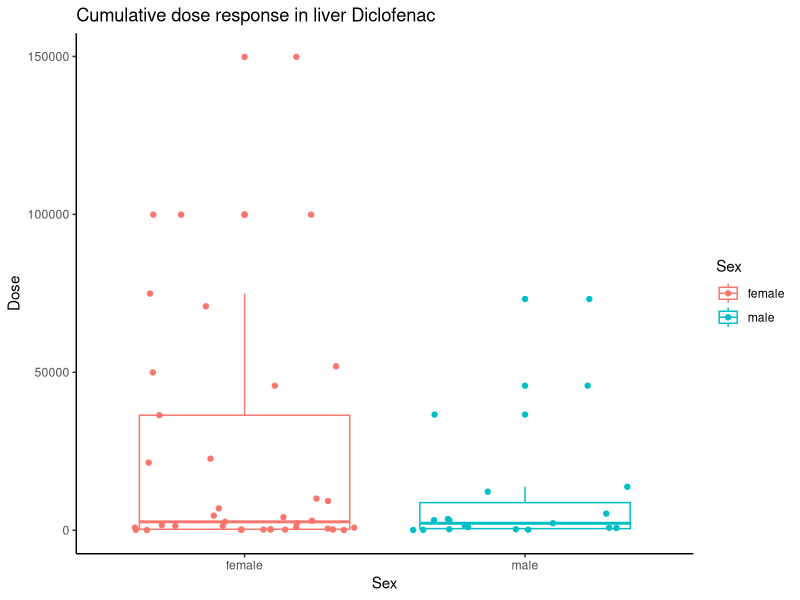
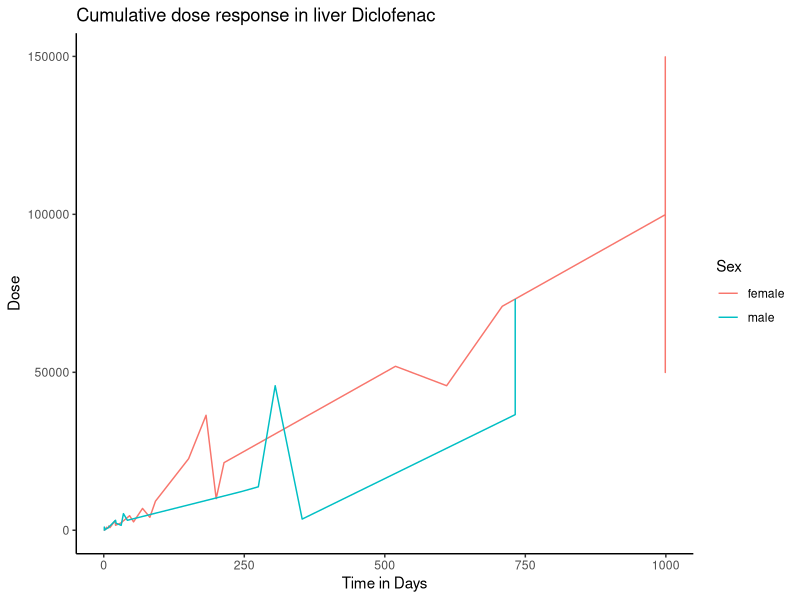
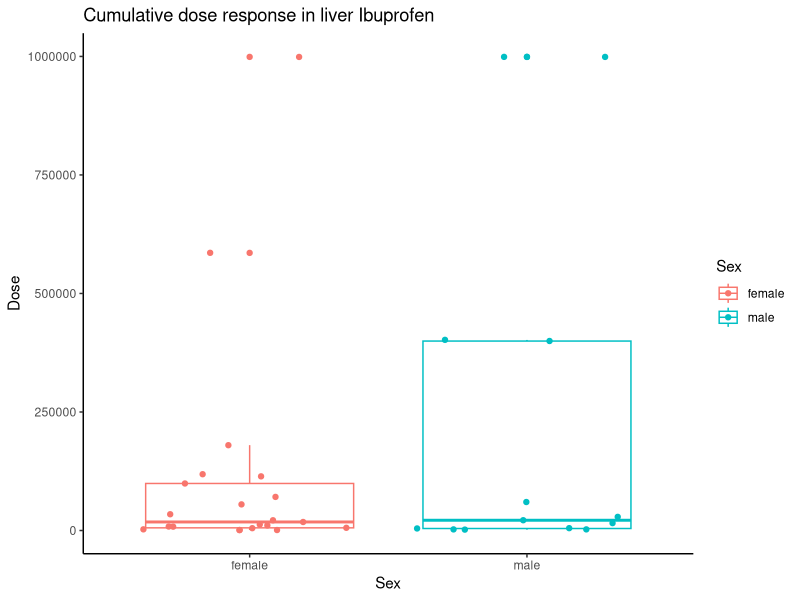
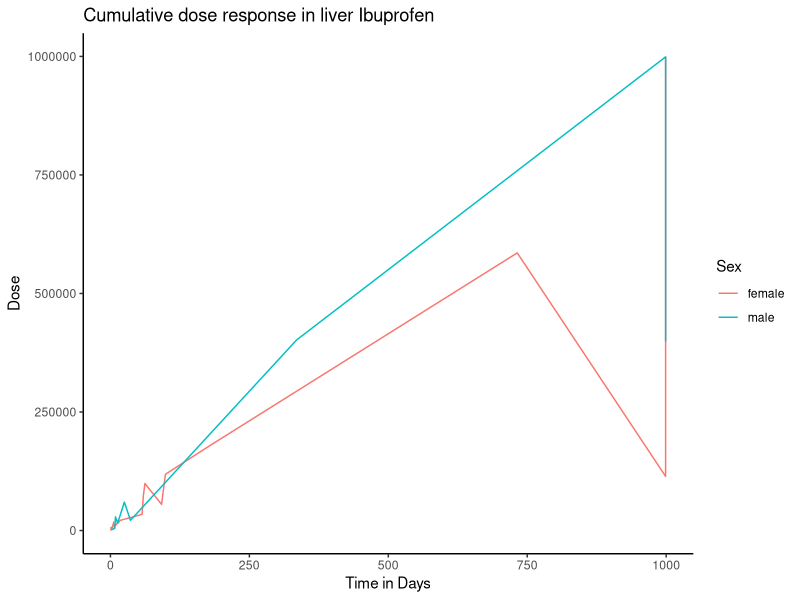
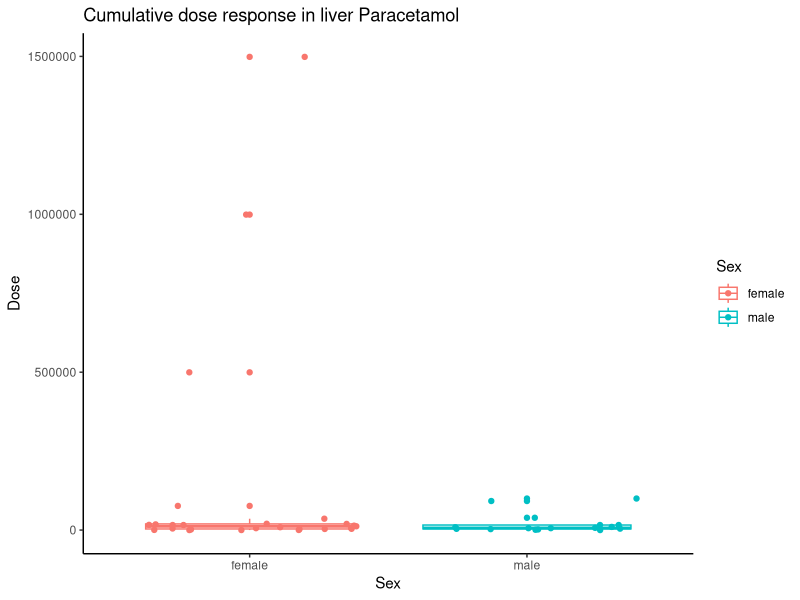
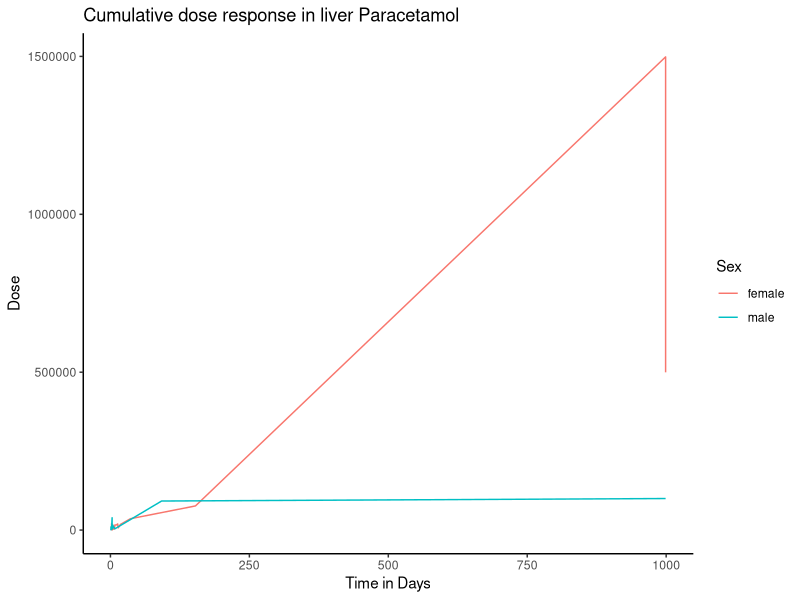
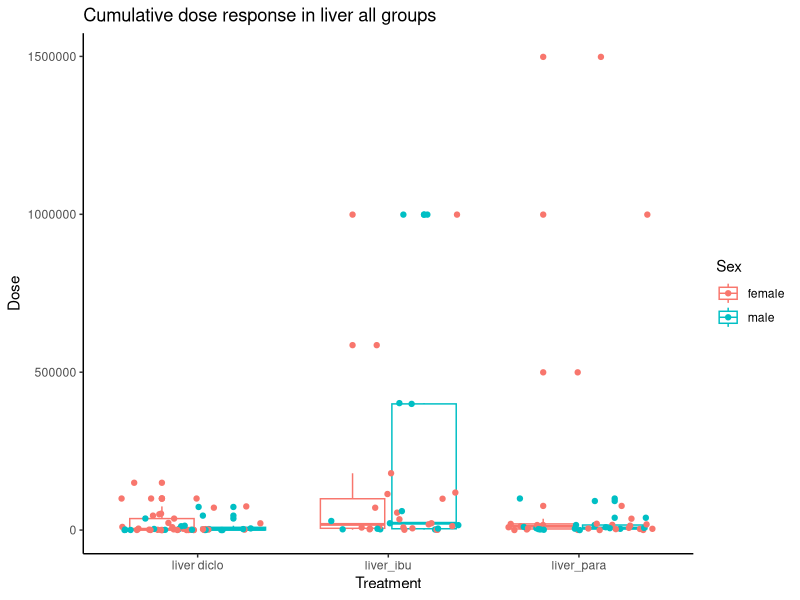
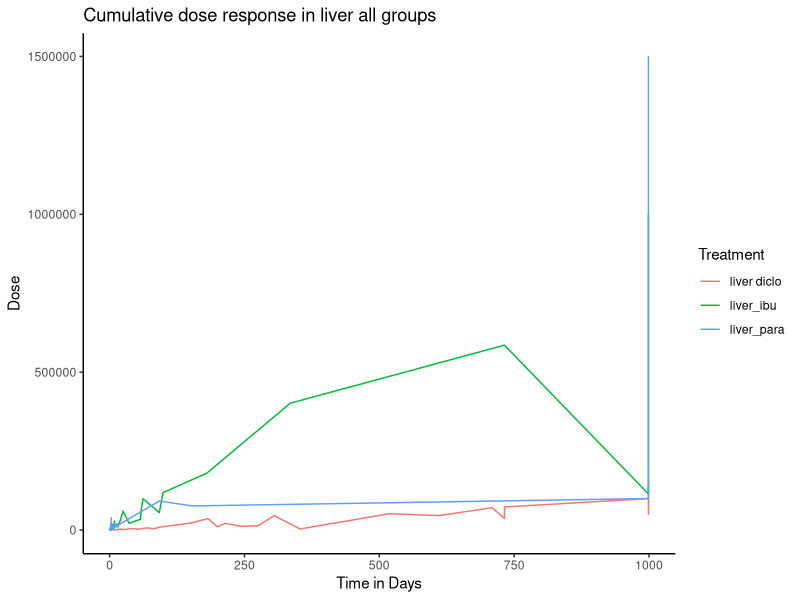

R code for these plots, in order:
## ---- chunk 1
knitr::opts_chunk$set(echo = TRUE)
## ---- chunk 2
library(tidyverse)
library(readxl)
## ---- chunk 3
liver_diclo_dosesexdata <- read_excel("data_19June/Zusammenfassung Geschlecht, kumulative Dosis.xlsx",sheet = 4)

## ---- chunk 4
liver_diclo_dosesexdata %>% drop_na() %>% 
  ggplot(aes(x = Sex, y = Dose, color = Sex ))+
  geom_boxplot()+
  geom_jitter()+
  labs(
    title = "Cumulative dose response in liver Diclofenac", hjust =0.5)+
  theme_classic()

ggsave( "Visualplot_diclo/liverdiclo_dosesex.png", plot=last_plot(), width = 8, height = 7, dpi = 600)
## ---- chunk 5
liver_diclo_dosesexdata %>% drop_na() %>% 
  ggplot(aes(x = Time, y = Dose, color = Sex ))+
  geom_line()+
    labs(
      x = "Time in Days",
      title = "Cumulative dose response in liver Diclofenac", hjust =0.5)+
  theme_classic()
ggsave( "Visualplot_diclo/liverdiclo_dosetime.png", plot=last_plot(), width = 8, height = 7, dpi = 600)
## ---- chunk 6
shapiro.test(liver_diclo_dosesexdata$Dose)
## ---- chunk 7
t.test(Dose ~ Sex, data = liver_diclo_dosesexdata)
## ---- chunk 8
wilcox.test(Dose ~ Sex, data= liver_diclo_dosesexdata, exact = FALSE, correct = FALSE, conf.int = 0.95)

## ---- chunk 9
liver_ibu_dosesexdata <- read_excel("data_19June/Zusammenfassung Geschlecht, kumulative Dosis.xlsx",sheet = 5)
## ---- chunk 10
liver_ibu_dosesexdata %>% drop_na() %>% 
  ggplot(aes(x = Sex, y = Dose, color = Sex ))+
  geom_boxplot()+
  geom_jitter()+
  labs(
    title = "Cumulative dose response in liver Ibuprofen", hjust =0.5)+
  theme_classic()
ggsave( "Visualplot_ibu/liveribu_dosesex.png", plot=last_plot(), width = 8, height = 7, dpi = 600)
## ---- chunk 11
liver_ibu_dosesexdata %>% drop_na() %>% 
  ggplot(aes(x = Time, y = Dose, color = Sex ))+
  geom_line()+
    labs(
      x = "Time in Days",
      title = "Cumulative dose response in liver Ibuprofen", hjust =0.5)+
  theme_classic()
ggsave( "Visualplot_ibu/liveribu_dosetime.png", plot=last_plot(), width = 8, height = 7, dpi = 600)
## ---- chunk 12
shapiro.test(liver_ibu_dosesexdata$Dose)
## ---- chunk 13
wilcox.test(Dose ~ Sex, data= liver_ibu_dosesexdata, exact = FALSE, correct = FALSE, conf.int = 0.95)
## ---- chunk 14
liver_para_dosesexdata <- read_excel("data_19June/Zusammenfassung Geschlecht, kumulative Dosis.xlsx",sheet = 6)
## ---- chunk 15
liver_para_dosesexdata %>% drop_na() %>% 
  ggplot(aes(x = Sex, y = Dose, color = Sex ))+
  geom_boxplot()+
  geom_jitter()+
  labs(
    title = "Cumulative dose response in liver Paracetamol", hjust =0.5)+
  theme_classic()
ggsave( "Visualplot_para/liverpara_dosesex.png", plot=last_plot(), width = 8, height = 7, dpi = 600)
## ---- chunk 16
shapiro.test(liver_para_dosesexdata$Dose)
## ---- chunk 17
wilcox.test(Dose ~ Sex, data= liver_para_dosesexdata, exact = FALSE, correct = FALSE, conf.int = 0.95)
## ---- chunk 18
liver_para_dosesexdata %>% drop_na() %>% 
  ggplot(aes(x = Time, y = Dose, color = Sex ))+
  geom_line()+
    labs(
      x = "Time in Days",
      title = "Cumulative dose response in liver Paracetamol", hjust =0.5)+
  theme_classic()
ggsave( "Visualplot_para/liverpara_dosetime.png", plot=last_plot(), width = 8, height = 7, dpi = 600)
## ---- chunk 19
all_dosesexdata <- read_excel("data_19June/Zusammenfassung Geschlecht, kumulative Dosis.xlsx",sheet = 7)
## ---- chunk 20
all_dosesexdata %>% drop_na() %>% 
  ggplot(aes(x = Treatment, y = Dose, color = Sex ))+
  geom_boxplot()+
  geom_jitter()+
  labs(
    title = "Cumulative dose response in liver all groups", hjust =0.5)+
  theme_classic()
ggsave( "Visualplot_liver all groups/liverallgroups_dosesex.png", plot=last_plot(), width = 8, height = 7, dpi = 600)
## ---- chunk 21
all_dosesexdata %>% drop_na() %>% 
  ggplot(aes(x = Time, y = Dose, color = Treatment ))+
  geom_line()+
    labs(
      x = "Time in Days",
      title = "Cumulative dose response in liver all groups", hjust =0.5)+
  theme_classic()
ggsave( "Visualplot_liver all groups/liverallgroups_dosetime.png", plot=last_plot(), width = 8, height = 7, dpi = 600)
## ---- chunk 22
all_dosesexdata %>% drop_na() %>% 
  ggplot(aes(x = Time, y = Intake, color = Treatment ))+
  geom_line()+
    labs(
      x = "Time in Days",
      y = "Daily intake of dose (mg)",
      title = " Daily dose response in liver all groups", hjust =0.5)+
  theme_classic()
ggsave( "Visualplot_liver all groups/liverallgroups_dosetime.png", plot=last_plot(), width = 8, height = 7, dpi = 600)
## ---- chunk 23
all_dosesexdata %>% 
  filter(Treatment == "liver_para") %>% 
  ggplot(aes(x = Time, y = Intake ))+
  geom_line()
